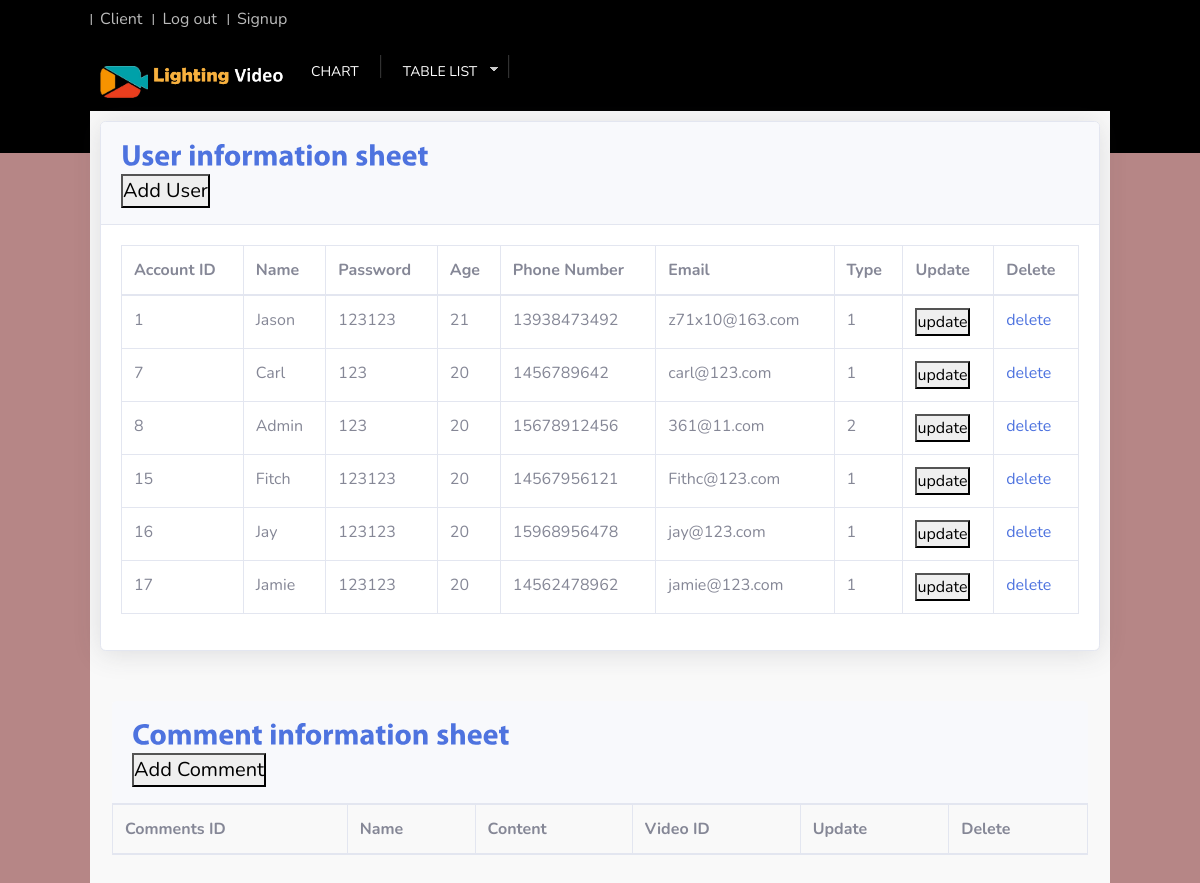
Before: /admin/a_c_table.php (signed in) with the older database file.
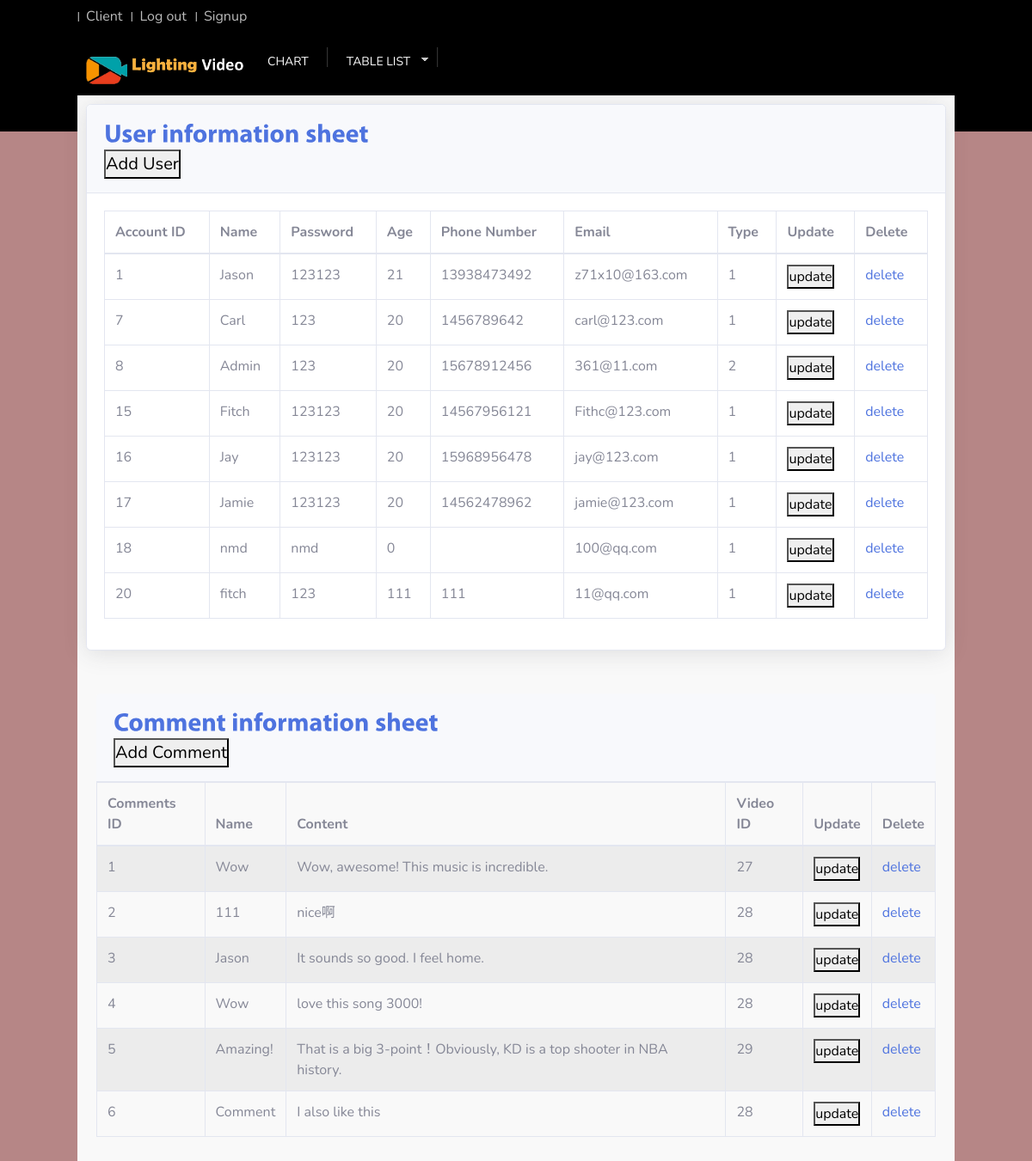
After: the same page with the newer database file.
### tables this page shows
CREATE TABLE `accounts` (
  `ac_id` int(20) NOT NULL,
  `ac_name` varchar(30) NOT NULL,
  `ac_password` varchar(20) NOT NULL,
  `ac_age` int(3) NOT NULL,
  `ac_phone` varchar(33) NOT NULL,
  `ac_email` varchar(30) NOT NULL,
  `ac_type` varchar(10) NOT NULL
);

CREATE TABLE `comments` (
  `cm_id` int(20) NOT NULL,
  `cm_name` varchar(30) NOT NULL,
  `cm_contents` text NOT NULL,
  `vd_id` int(20) NOT NULL
);

### admin/a_c_table.php (the view, shortened to what this page needs)
<?php
require_once('../includes/head.php');
require_once('../includes/adminhead.php');
?>
<html lang="en">
<link href="css/button.css" rel="stylesheet">
<head>
</head>
<body>
    <div id="content_sec">
        <div class="card shadow mb-4">
            <div class="card-header py-3">
                <h6 class="m-0 font-weight-bold text-primary">User information sheet</h6>
                <button data-toggle="modal" data-target="#adduser">Add User</button>
            </div>
            <div class="card-body">
                <div class="table-responsive">
                    <table class="table table-bordered" id="dataTable" width="100%" cellspacing="0">
                        <?php
                        $query = "SELECT * ";
                        $query .= "FROM accounts";
                        $result = mysqli_query($connection, $query);
                        ?>
                        <thead>
                            <tr>
                                <th>Account ID</th>
                                <th>Name</th>
                                <th>Password</th>
                                <th>Age</th>
                                <th>Phone Number</th>
                                <th>Email</th>
                                <th>Type</th>
                                <th>Update</th>
                                <th>Delete</th>
                            </tr>
                        </thead>
                        <tbody>
                            <?php
                            while ($row = mysqli_fetch_array($result)) {
                                echo "<tr>";
                                echo "<td>" . $row["ac_id"] . "</td>";
                                echo "<td>" . $row["ac_name"] . "</td>";
                                echo "<td>" . $row["ac_password"] . "</td>";
                                echo "<td>" . $row["ac_age"] . "</td>";
                                echo "<td>" . $row["ac_phone"] . "</td>";
                                echo "<td>" . $row["ac_email"] . "</td>";
                                echo "<td>" . $row["ac_type"] . "</td>";
                                echo "<td><button data-toggle='modal' data-target='#updateuser'>update</buttone></td>";
                                echo "<td><a class='text' href='deleteuser.php?ac_id=" . $row["ac_id"] . "'>delete</a></td>";
                                echo "</tr>";
                            }
                            ?>
                        </tbody>
                    </table>
                </div>
            </div>
        </div>
        <div class="table">
            <div class="col-lg-12">
                <div class="panel panel-default">
                    <div class="card-header py-3">
                        <h6 class="m-0 font-weight-bold text-primary">Comment information sheet</h6>
                        <button data-toggle="modal" data-target="#addcm">Add Comment</button>
                    </div>
                    <div class="panel-body">
                        <table width="100%" class="table table-striped table-bordered table-hover" id="dataTables-example">
                            <?php
                            $query = "SELECT * ";
                            $query .= "FROM comments";
                            $result = mysqli_query($connection, $query);
                            ?>
                            <thead>
                                <tr>
                                    <th>Comments ID</th>
                                    <th>Name</th>
                                    <th>Content</th>
                                    <th>Video ID</th>
                                    <th>Update</th>
                                    <th>Delete</th>
                                </tr>
                            </thead>
                            <tbody>
                                <?php
                                while ($row = mysqli_fetch_array($result)) {
                                    echo "<tr>";
                                    echo "<td>" . $row["cm_id"] . "</td>";
                                    echo "<td>" . $row["cm_name"] . "</td>";
                                    echo "<td>" . $row["cm_contents"] . "</td>";
                                    echo "<td>" . $row["vd_id"] . "</td>";
                                    echo "<td><button data-toggle='modal' data-target='#updatecm'>update</buttone></td>";
                                    echo "<td><a class='text' href='deletecm.php?cm_id=" . $row["cm_id"] . "'>delete</a></td>";
                                    echo "</tr>";
                                }
                                ?>
                            </tbody>
                        </table>
                    </div>
                </div>
            </div>
        </div>

### includes/head.php (shortened to what this page needs)
<!DOCTYPE html >
<html>
<head>
    <link href="../css/login.css" rel="stylesheet">
    <link href="../css/style.css" rel="stylesheet" type="text/css" />
    <link href="../css/ddsmoothmenu.css" rel="stylesheet" type="text/css" />
    <link href="../css/scrollbar.css" rel="stylesheet" type="text/css" />

### includes/adminhead.php (shortened to what this page needs)
<html>
<body>
<span class="smalllines">&nbsp;</span>
    <div id="wrapper_sec">
        <div class="top_sec">
            <div class="toplinks">
        	<ul style="margin-top: 0px;">
                <li><a href="../index/">Client</a></li>
                <li><a href="../log/logout.php">Log out</a></li>
                <li><a href="../log/signup.php">Signup</a></li>
            </ul>
        </div>
        </div>
        <div id="masthead">
            <div class="logo">
        	<a href="index.php"><img src="../images/lv_logo_1.png" style="width: 25%; margin-top: 10px;">
            <img src="../images/lv_logo_2.png" style="width: 70%; margin-bottom: 4px;"></a>
        </div>
            <div class="navigation">
                <div id="smoothmenu1" class="ddsmoothmenu">
                    <ul>
                        <li><a href="admin.php" class="staticlinks">Chart</a></li>
                        <li><a href="admin.php?page=table" class="staticlinks" >Table list</a>
                        </li>
                            </ul>
                </div>
            </div>
        </div>
    <link href="../css/headercss.css" rel="stylesheet">
    <link href="../css/button.css" rel="stylesheet">
    <link href="../vendor/tables/dataTables.bootstrap4.min.css" rel="stylesheet">
    <link href="../vendor/headerfont/css/all.min.css" rel="stylesheet" type="text/css">
        </body>
        </html>

### css/login.css (style rules this page uses)
body { background-color: #b68686 !important; }

### css/style.css (style rules this page uses)
* { padding: 0px; margin: 0px; }
body { min-height: 1000px; background-color:#4e3d3d; font-family: Verdana, Geneva, sans-serif; font-size: 11px; color: #666; }
.smalllines { width: 100%; height: 153px; background-color: black; background-repeat: repeat-x; display: inline-block; position: absolute; z-index: -1; }
a { text-decoration: none; outline: none; color: #666; }
a img { border: none; }
h6 { font-size: 12px; font-weight: normal; }
#wrapper_sec { min-height: 1000px; width: 1020px; height: 100%; margin: 0px auto; z-index: 2; }
.top_sec { width: 1020px; height: 29px; float: left; }
.top_sec .toplinks { float: left; }
.top_sec .toplinks ul { float: left; list-style: none; padding-top: 7px; }
.top_sec .toplinks ul li { float: left; background-image: url(../images/sep.gif); background-repeat: no-repeat; background-position: left center; padding: 0px 10px; }
.top_sec .toplinks ul li a { color: #bbbbbb; }
#masthead { width: 1020px; height: 82px; z-index: 999 !important; float: left; }
.logo { padding: 27px 0px 0px 10px; float: left; width: 200px; }
.navigation { float: left; }
#content_sec { min-height: 1000px; position:relative; width: 1020px; height: 100%; float: left; background-color: #f9f9f9; border: #f9f9f9 solid 10px; }

### css/ddsmoothmenu.css (style rules this page uses)
.ddsmoothmenu { font-size:14px; width: 100%; text-transform:uppercase; margin-top:26px; }
.ddsmoothmenu ul { z-index:100; margin: 0; padding: 0; list-style-type: none; }
.ddsmoothmenu ul li { position: relative; display: inline; float: left; background-image:url(../images/navi_sep.gif); background-repeat:no-repeat; background-position:right; padding-right:2px; }
.ddsmoothmenu ul li a { display: block; color: white; padding: 5px 20px 0px 20px; height:23px; color: #2d2b2b; text-decoration: none; border:transparent solid 1px; }
.ddsmoothmenu ul li a:link, .ddsmoothmenu ul li a:visited { color: white; }

### css/button.css (style rules this page uses)
.table { width: 100%; }

Changed rows visible on the page:
added accounts: ac_id "18", ac_name "nmd", ac_password "nmd", ac_age "0", ac_email "100@qq.com", ac_type "1"
added accounts: ac_id "20", ac_name "fitch", ac_password "123", ac_age "111", ac_phone "111", ac_email "11@qq.com", ac_type "1"
added comments: cm_id "1", cm_name "Wow", cm_contents "Wow, awesome! This music is incredible.", vd "27"
added comments: cm_id "2", cm_name "111", cm_contents "nice啊", vd "28"
added comments: cm_id "3", cm_name "Jason", cm_contents "It sounds so good. I feel home.", vd "28"
added comments: cm_id "4", cm_name "Wow", cm_contents "love this song 3000!", vd "28"
added comments: cm_id "5", cm_name "Amazing!", cm_contents "That is a big 3-point！Obviously, KD is a top shooter in NBA history.", vd "29"
added comments: cm_id "6", cm_name "Comment", cm_contents "I also like this", vd "28"
